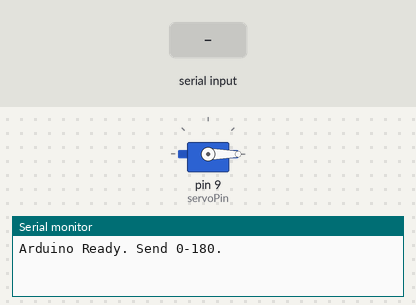
The program below on a simulated Arduino Uno, built with avr-gcc and run on an emulated ATmega328P. On the bench: servo, the last lines printed to the serial monitor. Inputs (shaded band) come from the test bench.

Above: at 1.2 s.
1.3 s: "90,45\n" received over Serial
At 1.9 s:
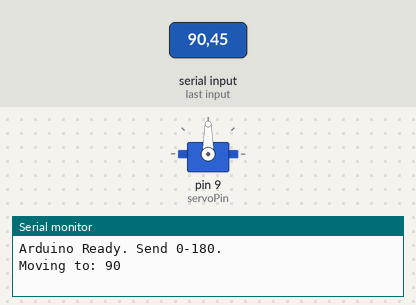
2.8 s: "30,150\n" received over Serial
At 4.0 s:
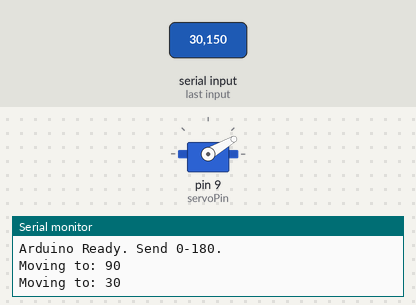
4.3 s: "90\n" received over Serial
At 5.2 s:
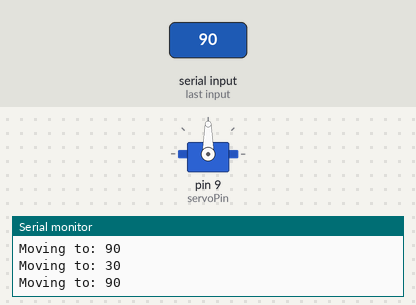
Timing chart, 0 to 7.3 s (numbered marks = the images above; inputs shaded):
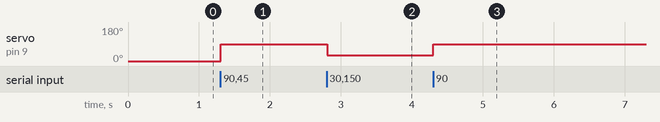

The program:

main.cpp
```cpp
#include <Servo.h>
#include <Arduino.h>

Servo myServo;
const int servoPin = 9;

void setup() {
  Serial.begin(9600);
  myServo.attach(servoPin);

  // Set initial position to 0
  myServo.write(0);
  Serial.println("Arduino Ready. Send 0-180.");
}

void loop() {
  if (Serial.available() > 0) {
    String inputString = Serial.readStringUntil('\n');
    inputString.trim();

    if (inputString.length() > 0) {
      int degrees = inputString.toInt();

      if (degrees >= 0 && degrees <= 180) {
        myServo.write(degrees);
        Serial.print("Moving to: ");
        Serial.println(degrees);
      } else {
        Serial.println("Error: Out of range (0-180)");
      }
    }
  }
}
```

Measured:
- after the input at 1.3 s, servo on pin 9 (servoPin): 0° → 90° at once
- after the input at 2.8 s, servo on pin 9 (servoPin): 90° → 30° at once
- after the input at 4.3 s, servo on pin 9 (servoPin): 30° → 90° at once
